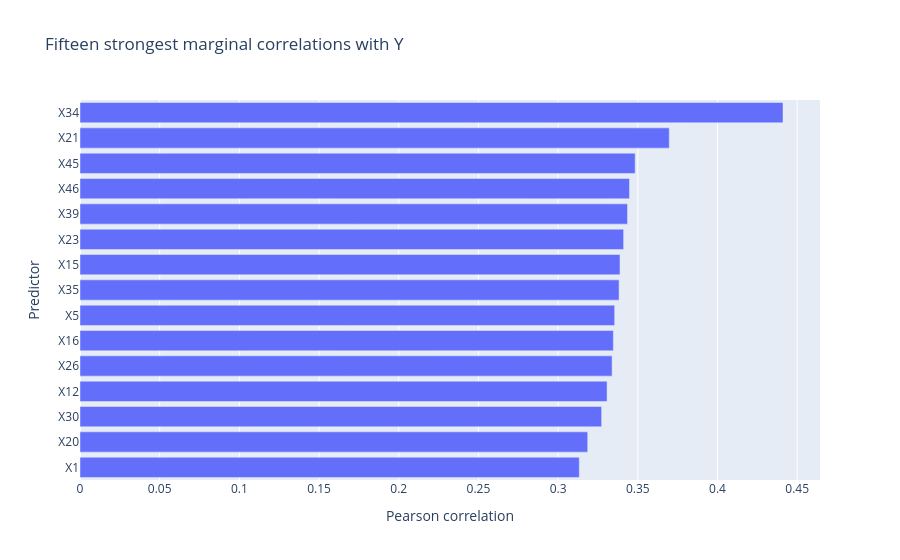

Here is the notebook cell this chart was saved with:
### Markdown cell above
### Exploratory relationship with (Y)

As in Assignment 1, Pearson correlations provide a quick description of linear association. They are not used alone to choose the final model because correlation examines one variable at a time, misses nonlinearities and is an in-sample description. The final model is selected by five-fold OOS performance.

### Code cell
# Calculate and visualise Pearson correlations between the predictors and the response
correlations = X_original.apply(lambda col: col.corr(y))
corr_df = pd.DataFrame({
    "Feature": feature_cols,
    "Correlation_with_Y": correlations.values
})
corr_df["Absolute_Correlation"] = corr_df["Correlation_with_Y"].abs()
corr_df = corr_df.sort_values(
    "Absolute_Correlation", ascending=False
).reset_index(drop=True)

print("--- Ten strongest marginal correlations ---")
print(corr_df.head(10))

fig = px.bar(
    corr_df.head(15).sort_values("Correlation_with_Y"),
    x="Correlation_with_Y",
    y="Feature",
    orientation="h",
    title="Fifteen strongest marginal correlations with Y"
)
fig.update_layout(
    xaxis_title="Pearson correlation",
    yaxis_title="Predictor"
)
fig.show()

### Figure 1 — Plotly figure (JSON) as saved in the notebook; plotly's stock layout.template omitted (floating-point values rounded to 4 significant figures)
{"data": [{"hovertemplate": "Correlation_with_Y=%{x}<br>Feature=%{y}<extra></extra>", "legendgroup": "", "marker": {"color": "#636efa", "pattern": {"shape": ""}}, "name": "", "orientation": "h", "showlegend": false, "textposition": "auto", "type": "bar", "x": [0.3133, 0.3186, 0.3273, 0.3307, 0.3339, 0.3347, 0.3355, 0.3382, 0.3388, 0.3411, 0.3435, 0.3448, 0.3483, 0.3697, 0.4411], "xaxis": "x", "y": ["X1", "X20", "X30", "X12", "X26", "X16", "X5", "X35", "X15", "X23", "X39", "X46", "X45", "X21", "X34"], "yaxis": "y"}], "layout": {"barmode": "relative", "legend": {"tracegroupgap": 0}, "title": {"text": "Fifteen strongest marginal correlations with Y"}, "xaxis": {"anchor": "y", "domain": [0, 1], "title": {"text": "Pearson correlation"}}, "yaxis": {"anchor": "x", "domain": [0, 1], "title": {"text": "Predictor"}}}}
